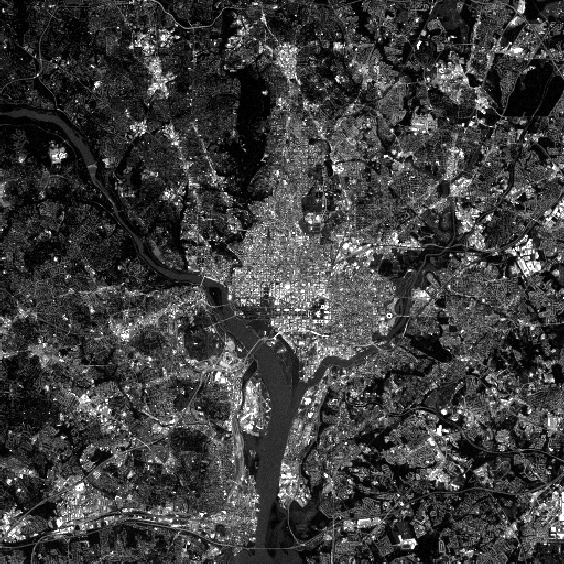
#> input picture 10/WashingtonDC_Band1.tif, 564 x 564 px
$ python boundary.py WashingtonDC_Band1.tif
#> lines starting #> are read from the running program, lines starting #| are printed output that depends on the picture
### common/Img.py
#!/usr/bin/python

from PIL import Image
import numpy as np

# Utility function related to images
class Img:

    # Load an image from disk
    @staticmethod
    def load(path, dtype=np.uint8):
#> called with path = 'WashingtonDC_Band1.tif'
        return np.array(Image.open(path).convert('L'), dtype=dtype)
#> returned value is the input picture: shape (564, 564); min 0, max 255, mean 62

    # Display the current image
    @staticmethod
    def show(img, dtype=None):
        if dtype is None:
            Image.fromarray(img).show()
        else:
            Image.fromarray(img.astype(dtype)).show()

    # Display a binary image
    @staticmethod
    def show_binary(img):
        Img.show(img * 255, dtype=np.uint8)

    # Show differences between two images
    @staticmethod
    def show_diff(lhs, rhs, dtype=None):
        Img.show(np.abs(lhs - rhs), dtype=dtype)

    # Save the given image to disk
    # [6 lines left out: function save, not called in this run]

    # Save the given image to disk
    @staticmethod
    def save_binary(path, img):
        Img.save(path, img * 255, dtype=np.uint8)

    # Scale the image intensity between 0 and 255
    # [8 lines left out: function scale, not called in this run]

### 10/boundary.py
import sys
sys.path.append('..')

import argparse
import numpy as np
from scipy import signal, misc
from scipy.ndimage.filters import gaussian_filter

from common import Img


class Point(object):

    def __init__(self, x, y):
        self.b = np.array([x, y])
        self.offsets = np.array([
            [+0, -1], [-1, -1], [-1, +0], [-1, +1],
            [+0, +1], [+1, +1], [+1, +0], [+1, -1]
        ])

    def __repr__(self):
        return str(self.b)

    def neighbors(self, c):
        offset = c - self.b
        index = 0
        for i in xrange(8):
            if np.array_equal(offset, self.offsets[i]):
                index = i
                break
        return iter(self.b + np.roll(self.offsets, -index, axis=0))

    def neighbor(self, idx):
        return self.b + self.offsets[idx]


def boundary_following_(img, b0, visited, v):

    boundary = []
    boundary.append(b0.b)

    valid = True

    # West neighbor of b0
    c0 = b0.neighbor(0)

    b1 = None
    c1 = None
    previous_c = np.array([b0.b[0], b0.b[1]])
    for (x, y) in b0.neighbors(c0):
        if visited[x, y] != 0 and visited[x, y] != v: valid = False
        visited[x, y] = v
        if img[x, y] == 255:
            b1 = Point(x, y)
            c1 = previous_c
            break
        previous_c = np.array([x, y])

    if b1 == None: return None

    b = b1
    c = c1

    b1_reached = False

    boundary.append(b.b)

    while True:

        for (x, y) in b.neighbors(c):
            if visited[x, y] != 0 and visited[x, y] != v: valid = False
            visited[x, y] = v
            if img[x, y] == 255:
                next_b = Point(x, y)
                c = previous_c
                break
            previous_c = np.array([x, y])

        for (x, y) in next_b.neighbors(c):
            if visited[x, y] != 0 and visited[x, y] != v: valid = False
            visited[x, y] = v
            if img[x, y] == 255:
                b_tmp = Point(x, y)
                b1_reached = np.array_equal(b_tmp.b, b1.b)
                c_tmp = previous_c
                break
            previous_c = np.array([x, y])

        b = next_b
        boundary.append(b.b)

        if b1_reached and np.array_equal(b.b, b0.b): break

    return np.array(boundary) if valid else None


def boundary_following(img):

    visited = np.zeros(img.shape)

    M, N = img.shape

    boundaries = []

    # Find starting point
    b0 = None
    iteration = 1
    for (x, y), p in np.ndenumerate(img):
        if x == 0 or x == (M-1) or y == 0 or y == (N-1): continue
        if p == 255 and visited[x, y] == 0:
            b0 = Point(x, y)

            try:
                boundary = boundary_following_(img, b0, visited, iteration)

                if boundary is not None:
                    boundaries.append(boundary)
                else:
                    pass
                    #print "ABORTED"
            except:
                pass

            iteration += 1

    return np.array(boundaries)


# Gaussian smoothing
def smooth_gauss(img, sigma):
    return gaussian_filter(img, np.sqrt(sigma))

test = np.array([
    [0, 0, 0, 0, 0, 0, 0],
    [0, 0, 1, 1, 1, 1, 0],
    [0, 1, 0, 0, 1, 0, 0],
    [0, 0, 1, 0, 1, 0, 0],
    [0, 1, 0, 0, 1, 0, 0],
    [0, 1, 1, 1, 1, 0, 0],
    [0, 0, 0, 0, 0, 0, 0],
])

test1 = np.array([
  [0,0,0,0,0,0,0],
  [0,0,0,1,0,0,0],
  [0,0,1,0,1,0,0],
  [0,0,1,0,0,0,0],
  [0,1,0,1,0,0,0],
  [0,1,1,1,0,0,0],
  [0,0,0,0,0,0,0],
  ])

# Main
if __name__ == "__main__":

    # Available args
    parser = argparse.ArgumentParser(description='Image representation and description - Boundary following')

    parser.add_argument('--smooth', action='store_true', help='Smooth image to remove noise')

    parser.add_argument('image_path', type=str, help='Image path')

    # Parse args
    args = parser.parse_args()

    image = Img.load(args.image_path)

    # Smooth image
    if args.smooth:
        image = smooth_gauss(image, 10)

    # Binarize image
    image[image < 128] = 0
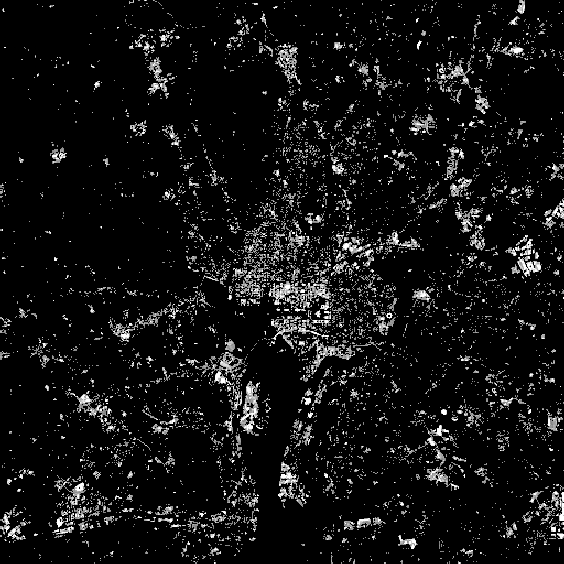
#> image: shape (564, 564); min 0, max 255, mean 18.3
    image[image >= 128] = 255
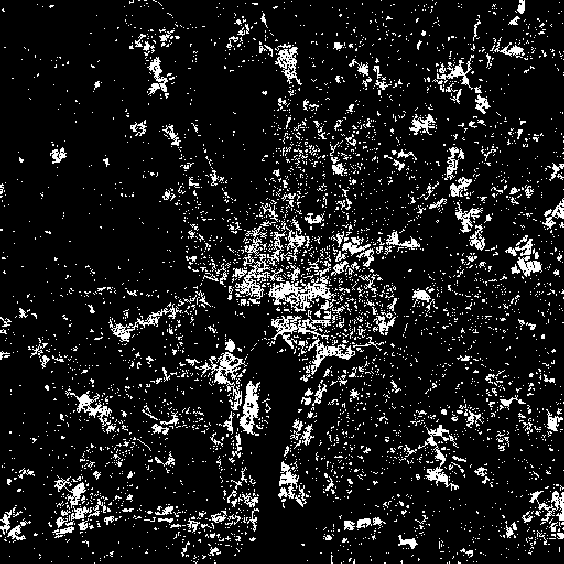
#> image: shape (564, 564); 10.7% white in thin lines or dots

    Img.show(image)

    boundaries = boundary_following(image)
#> the loop in boundary_following, `for (x, y), p in np.ndenumerate(img):` made 318096 passes
#> boundary on passes 1839, 2055, 2650, 3525: [[3, 146], [3, 147], [3, 146]], [[3, 362], [4, 362], [3, 362]], [[4, 393], [4, 394], [4, 393]], [[6, 140], [6, 141], [6, 140]]
#> after the loop in boundary_following, `for (x, y), p in np.ndenumerate(img):`: boundaries = 1216 items; iteration = 11675
#> (the run stopped early here; a loop or call above may not have finished)
